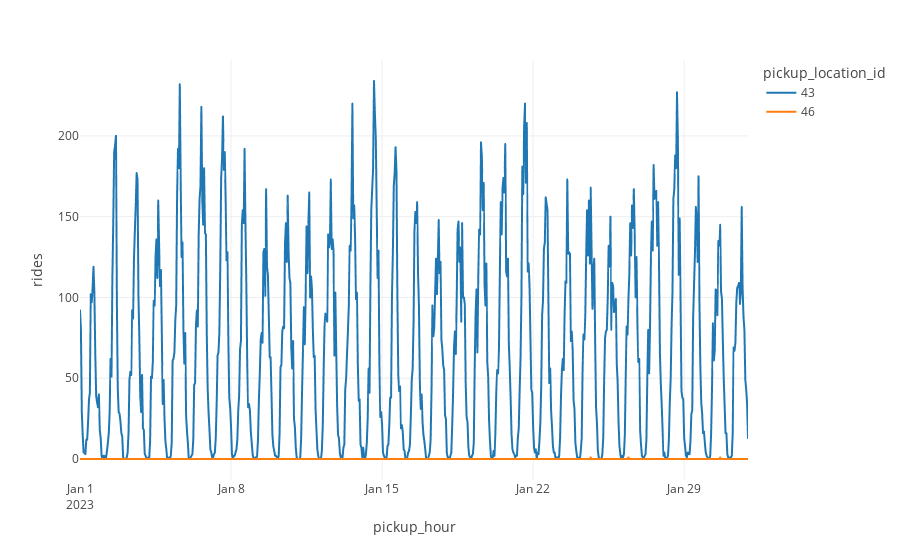

The notebook cell this image was saved under:
### Code cell
plot_rides(agg_data_filled, [43,46])

### Figure 1 — Plotly figure (JSON) as saved in the notebook; plotly's stock layout.template omitted (floating-point values rounded to 4 significant figures; data arrays with more than 128 entries replaced by an {"elided": "..."} marker saying what was removed)
{"data": [{"hovertemplate": "pickup_location_id=43<br>pickup_hour=%{x}<br>rides=%{y}<extra></extra>", "legendgroup": "43", "line": {"color": "#1F77B4", "dash": "solid"}, "marker": {"symbol": "circle"}, "mode": "lines", "name": "43", "showlegend": true, "type": "scattergl", "x": {"elided": "744 str values"}, "xaxis": "x", "y": {"elided": "744 int values"}, "yaxis": "y"}, {"hovertemplate": "pickup_location_id=46<br>pickup_hour=%{x}<br>rides=%{y}<extra></extra>", "legendgroup": "46", "line": {"color": "#FF7F0E", "dash": "solid"}, "marker": {"symbol": "circle"}, "mode": "lines", "name": "46", "showlegend": true, "type": "scattergl", "x": {"elided": "744 str values"}, "xaxis": "x", "y": {"elided": "744 int values"}, "yaxis": "y"}], "layout": {"legend": {"title": {"text": "pickup_location_id"}, "tracegroupgap": 0}, "margin": {"t": 60}, "xaxis": {"anchor": "y", "domain": [0, 1], "title": {"text": "pickup_hour"}}, "yaxis": {"anchor": "x", "domain": [0, 1], "title": {"text": "rides"}}}}
